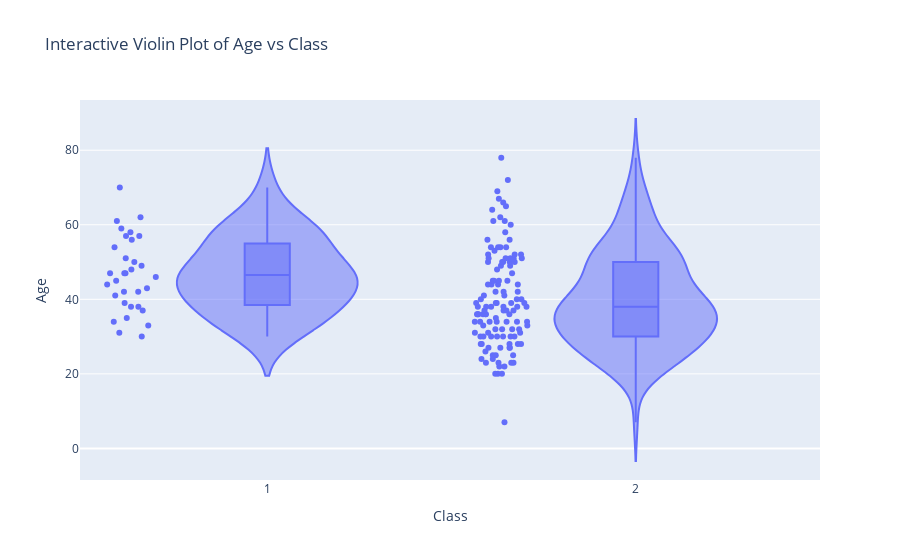

The code cell stored with this chart in its notebook:
### Code cell
fig_violin_class_age = px.violin(df_copy, x='Class', y='Age', box=True, points='all',
                           labels={'Class':'Class', 'Age':'Age'},
                           title="Interactive Violin Plot of Age vs Class")
fig_violin_class_age.show()

### Figure 1 — Plotly figure (JSON) as saved in the notebook; plotly's stock layout.template omitted (floating-point values rounded to 4 significant figures; data arrays with more than 128 entries replaced by an {"elided": "..."} marker saying what was removed)
{"data": [{"alignmentgroup": "True", "box": {"visible": true}, "hovertemplate": "Class=%{x}<br>Age=%{y}<extra></extra>", "legendgroup": "", "marker": {"color": "#636efa"}, "name": "", "offsetgroup": "", "orientation": "v", "points": "all", "scalegroup": "True", "showlegend": false, "type": "violin", "x": {"elided": "155 int values"}, "x0": " ", "xaxis": "x", "y": {"elided": "155 int values"}, "y0": " ", "yaxis": "y"}], "layout": {"legend": {"tracegroupgap": 0}, "title": {"text": "Interactive Violin Plot of Age vs Class"}, "violinmode": "group", "xaxis": {"anchor": "y", "domain": [0, 1], "title": {"text": "Class"}}, "yaxis": {"anchor": "x", "domain": [0, 1], "title": {"text": "Age"}}}}
